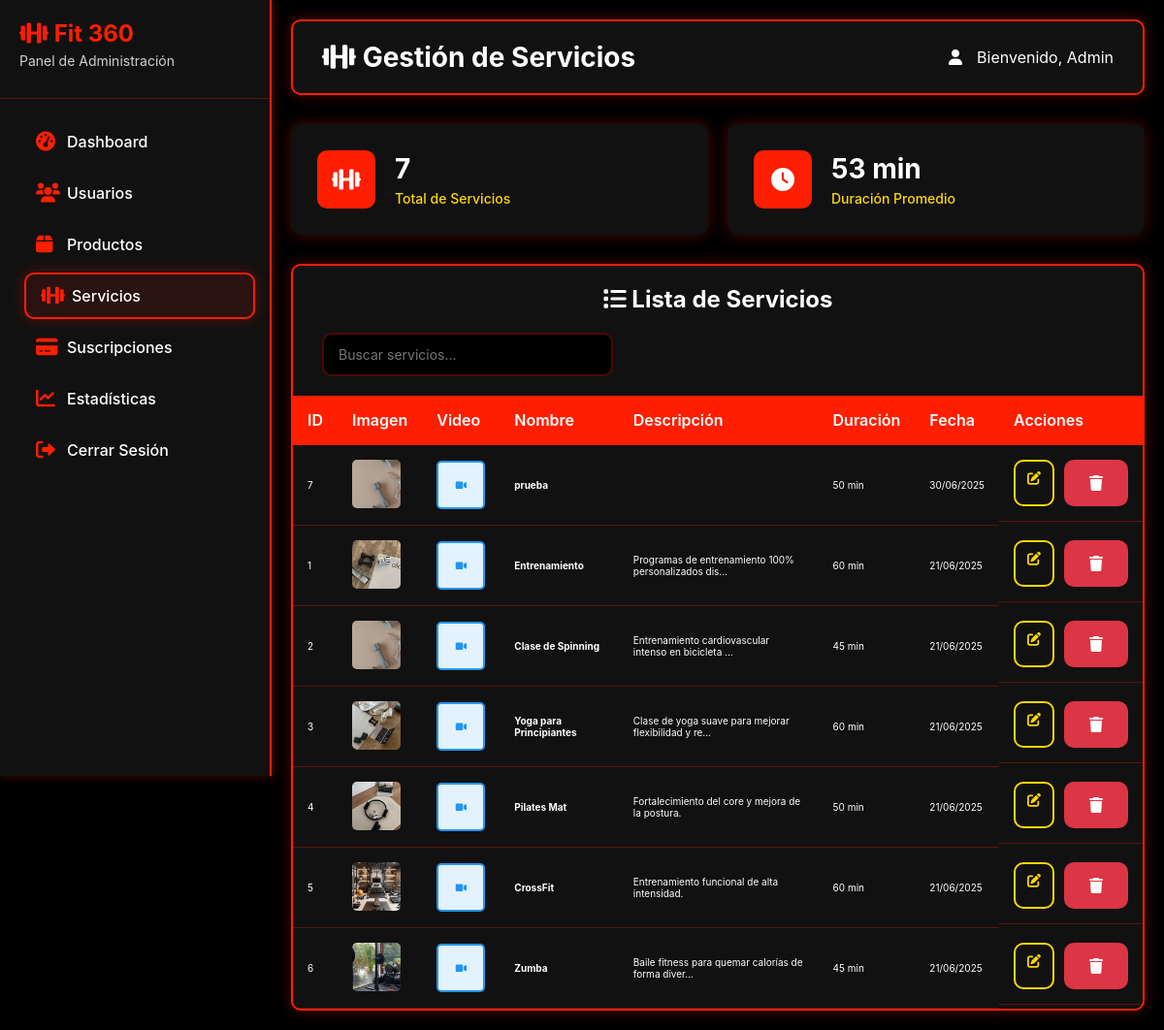
The app's page /admin/services.php (signed in) with its own data.
### tables this page shows
CREATE TABLE `servicio` (
  `id_servicio` int(11) NOT NULL,
  `nombre` varchar(100) NOT NULL,
  `descripcion` text NOT NULL,
  `beneficios` text NOT NULL,
  `duracion_minutos` int(11) NOT NULL,
  `url_imagen` varchar(255) NOT NULL,
  `url_video` varchar(255) NOT NULL,
  `esta_activo` tinyint(1) DEFAULT 1,
  `fecha_creacion` timestamp NOT NULL DEFAULT current_timestamp()
);

### admin/services.php (the view, shortened to what this page needs)
<?php
$pdo = getConnection();
$services = $pdo->query("SELECT * FROM servicio WHERE esta_activo = 1 ORDER BY fecha_creacion DESC")->fetchAll();
$total_services = $pdo->query("SELECT COUNT(*) as total FROM servicio WHERE esta_activo = 1")->fetch()['total'];
$avg_duration = $pdo->query("SELECT AVG(duracion_minutos) as total FROM servicio WHERE esta_activo = 1")->fetch()['total'];
?>
<!DOCTYPE html>
<html lang="es">
<head>
    <link rel="stylesheet" href="https://cdnjs.cloudflare.com/ajax/libs/font-awesome/6.0.0/css/all.min.css">
    <link rel="stylesheet" href="admin-style.css">
</head>
<body>
    <div class="admin-container">
        <div class="admin-sidebar">
            <div class="sidebar-header">
                <h2><i class="fas fa-dumbbell"></i> Fit 360</h2>
                <p>Panel de Administración</p>
            </div>
            <ul class="sidebar-menu">
                <li>
                    <a href="index.php">
                        <i class="fas fa-tachometer-alt"></i>
                        <span>Dashboard</span>
                    </a>
                </li>
                <li>
                    <a href="users.php">
                        <i class="fas fa-users"></i>
                        <span>Usuarios</span>
                    </a>
                </li>
                <li>
                    <a href="products.php">
                        <i class="fas fa-box"></i>
                        <span>Productos</span>
                    </a>
                </li>
                <li class="active">
                    <a href="services.php">
                        <i class="fas fa-dumbbell"></i>
                        <span>Servicios</span>
                    </a>
                </li>
                <li>
                    <a href="subscriptions.php">
                        <i class="fas fa-credit-card"></i>
                        <span>Suscripciones</span>
                    </a>
                </li>
                <li>
                    <a href="sales.php">
                        <i class="fas fa-chart-line"></i>
                        <span>Estadísticas</span>
                    </a>
                </li>
                <li>
                    <a href="../logout.php">
                        <i class="fas fa-sign-out-alt"></i>
                        <span>Cerrar Sesión</span>
                    </a>
                </li>
            </ul>
        </div>
        <div class="admin-main">
            <div class="admin-header">
                <h1><i class="fas fa-dumbbell"></i> Gestión de Servicios</h1>
                <div class="user-info">
                    <i class="fas fa-user"></i>
                    Bienvenido, <?php echo htmlspecialchars($_SESSION['username']); ?>
                </div>
            </div>
            <div class="stats-grid">
                <div class="stat-card">
                    <div class="stat-icon">
                        <i class="fas fa-dumbbell"></i>
                    </div>
                    <div class="stat-info">
                        <h3><?php echo number_format($total_services); ?></h3>
                        <p>Total de Servicios</p>
                    </div>
                </div>
                <div class="stat-card">
                    <div class="stat-icon">
                        <i class="fas fa-clock"></i>
                    </div>
                    <div class="stat-info">
                        <h3><?php echo round($avg_duration); ?> min</h3>
                        <p>Duración Promedio</p>
                    </div>
                </div>
            </div>
            <div class="admin-table">
                <h2><i class="fas fa-list"></i> Lista de Servicios</h2>
                <div class="search-container">
                    <input type="text" class="search-input" placeholder="Buscar servicios..." data-target=".service-row">
                </div>
                <table>
                    <thead>
                        <tr>
                            <th>ID</th>
                            <th>Imagen</th>
                            <th>Video</th>
                            <th>Nombre</th>
                            <th>Descripción</th>
                            <th>Duración</th>
                            <th>Fecha</th>
                            <th>Acciones</th>
                        </tr>
                    </thead>
                    <tbody>
                        <?php foreach ($services as $service): ?>
                            <tr class="service-row">
                                <td><?php echo $service['id_servicio']; ?></td>
                                <td>
                                    <?php if ($service['url_imagen']): ?>
                                        <img src="../<?php echo htmlspecialchars($service['url_imagen']); ?>" alt="<?php echo htmlspecialchars($service['nombre']); ?>" style="width: 50px; height: 50px; object-fit: cover; border-radius: 5px;">
                                    <?php else: ?>
                                        <div style="width: 50px; height: 50px; background: #f0f0f0; border-radius: 5px; display: flex; align-items: center; justify-content: center;">
                                            <i class="fas fa-image" style="color: #ccc;"></i>
                                        </div>
                                    <?php endif; ?>
                                </td>
                                <td>
                                    <?php if ($service['url_video']): ?>
                                        <div style="width: 50px; height: 50px; background: #e3f2fd; border-radius: 5px; display: flex; align-items: center; justify-content: center; border: 2px solid #2196f3;">
                                            <i class="fas fa-video" style="color: #2196f3;"></i>
                                        </div>
                                    <?php else: ?>
                                        <div style="width: 50px; height: 50px; background: #f0f0f0; border-radius: 5px; display: flex; align-items: center; justify-content: center;">
                                            <i class="fas fa-video-slash" style="color: #ccc;"></i>
                                        </div>
                                    <?php endif; ?>
                                </td>
                                <td><strong><?php echo htmlspecialchars($service['nombre']); ?></strong></td>
                                <td><?php echo htmlspecialchars(substr($service['descripcion'], 0, 50)) . (strlen($service['descripcion']) > 50 ? '...' : ''); ?></td>
                                <td><?php echo $service['duracion_minutos']; ?> min</td>
                                <td><?php echo date('d/m/Y', strtotime($service['fecha_creacion'])); ?></td>
                                <td class="table-actions">
                                    <a href="?edit=<?php echo $service['id_servicio']; ?>" class="btn btn-secondary" title="Editar">
                                        <i class="fas fa-edit"></i>
                                    </a>
                                    <form method="POST" style="display: inline;" onsubmit="return confirm('¿Estás seguro de que quieres eliminar este servicio?')">
                                        <button type="submit" class="btn btn-danger" title="Eliminar">
                                            <i class="fas fa-trash"></i>
                                        </button>
                                    </form>
                                </td>
                            </tr>
                        <?php endforeach; ?>
                    </tbody>
                </table>
            </div>
        </div>
    </div>
</body>
</html>

### records on screen
servicio: id_servicio "7", url_imagen (picture), nombre "prueba", duracion_minutos "50", fecha_creacion "30/06/2025"
servicio: id_servicio "1", url_imagen (picture), nombre "Entrenamiento", descripcion "Programas de entrenamiento 100% personalizados dis", duracion_minutos "60", fecha_creacion "21/06/2025"
servicio: id_servicio "2", url_imagen (picture), nombre "Clase de Spinning", descripcion "Entrenamiento cardiovascular intenso en bicicleta", duracion_minutos "45", fecha_creacion "21/06/2025"
servicio: id_servicio "3", url_imagen (picture), nombre "Yoga para Principiantes", descripcion "Clase de yoga suave para mejorar flexibilidad y re", duracion_minutos "60", fecha_creacion "21/06/2025"
servicio: id_servicio "4", url_imagen (picture), nombre "Pilates Mat", descripcion "Fortalecimiento del core y mejora de la postura.", duracion_minutos "50", fecha_creacion "21/06/2025"
servicio: id_servicio "5", url_imagen (picture), nombre "CrossFit", descripcion "Entrenamiento funcional de alta intensidad.", duracion_minutos "60", fecha_creacion "21/06/2025"
servicio: id_servicio "6", url_imagen (picture), nombre "Zumba", descripcion "Baile fitness para quemar calorías de forma diver", duracion_minutos "45", fecha_creacion "21/06/2025"

### other values on screen
$_SESSION['username'] "Admin"
$total_services "7"
$avg_duration "53"
